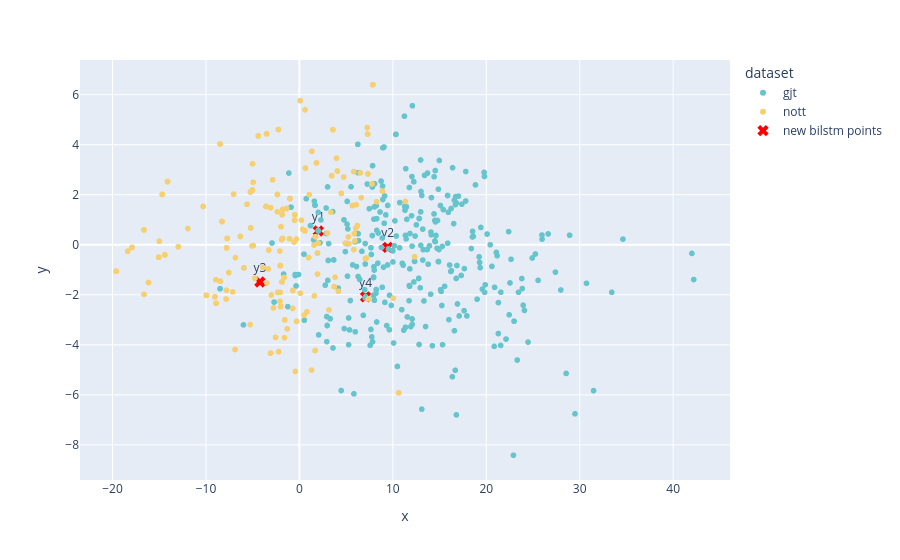

The cell this chart's notebook holds for it:
### Code cell
# chords_list = [metadata[i]['chords'] for i in range(len(y_graph))]
df_bilstm = pd.DataFrame({
    'x': y_bilstm[:,0],
    'y': y_bilstm[:,1],
    'chords': chords_list,
    'dataset': datasets_list
})
fig = px.scatter(
    data_frame=df_bilstm,
    x='x',
    y='y',
    color='dataset',
    color_discrete_sequence=px.colors.qualitative.Pastel,
    hover_data=['chords']
)
fig.add_trace(go.Scatter(
    x=new_bilstm_2d[:, 0],
    y=new_bilstm_2d[:, 1],
    mode='markers+text',
    marker=dict(color='red', size=10, symbol='x'),
    text=['y1', 'y2', 'y3', 'y4'],
    hovertext=[
        in_seq_1.replace(';','<br>').replace('b_', '<br>b_'),
        in_seq_2.replace(';','<br>').replace('b_', '<br>b_'),
        in_seq_3.replace(';','<br>').replace('b_', '<br>b_'),
        in_seq_4.replace(';','<br>').replace('b_', '<br>b_'),
    ],
    hoverinfo='text',
    textposition='top center',
    name='new bilstm points'
))
fig.show()

# fig = px.scatter(
#     data_frame=df,
#     x='x',
#     y='y',
#     hover_data=['chords']
# )
# fig.show()

### Figure 1 — Plotly figure (JSON) as saved in the notebook; plotly's stock layout.template omitted (floating-point values rounded to 4 significant figures; data arrays with more than 128 entries replaced by an {"elided": "..."} marker saying what was removed)
{"data": [{"customdata": {"elided": "390x1 str values"}, "hovertemplate": "dataset=gjt<br>x=%{x}<br>y=%{y}<br>chords=%{customdata[0]}<extra></extra>", "legendgroup": "gjt", "marker": {"color": "rgb(102, 197, 204)", "symbol": "circle"}, "mode": "markers", "name": "gjt", "showlegend": true, "type": "scattergl", "x": {"elided": "390 float values"}, "xaxis": "x", "y": {"elided": "390 float values"}, "yaxis": "y"}, {"customdata": {"elided": "664x1 str values"}, "hovertemplate": "dataset=nott<br>x=%{x}<br>y=%{y}<br>chords=%{customdata[0]}<extra></extra>", "legendgroup": "nott", "marker": {"color": "rgb(246, 207, 113)", "symbol": "circle"}, "mode": "markers", "name": "nott", "showlegend": true, "type": "scattergl", "x": {"elided": "664 float values"}, "xaxis": "x", "y": {"elided": "664 float values"}, "yaxis": "y"}, {"hoverinfo": "text", "hovertext": ["<br>b_G:7_@2<br>C:maj7_@2", "<br>b_G:7_@2<br>D:maj7_@2", "<br>b_G:sus4_@4<br>b_G:sus4@4", "<br>b_A:min11_@4<br>b_A:min11_@4"], "marker": {"color": "red", "size": 10, "symbol": "x"}, "mode": "markers+text", "name": "new bilstm points", "text": ["y1", "y2", "y3", "y4"], "textposition": "top center", "type": "scatter", "x": [2.023, 9.449, -4.228, 7.078], "y": [0.5503, -0.1071, -1.487, -2.081]}], "layout": {"legend": {"title": {"text": "dataset"}, "tracegroupgap": 0}, "margin": {"t": 60}, "xaxis": {"anchor": "y", "domain": [0, 1], "title": {"text": "x"}}, "yaxis": {"anchor": "x", "domain": [0, 1], "title": {"text": "y"}}}}
